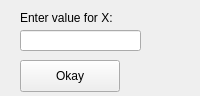
<?xml version="1.0" encoding="UTF-8"?>
<ui version="4.0">
 <class>Form</class>
 <widget class="QWidget" name="Form">
  <property name="geometry">
   <rect>
    <x>0</x>
    <y>0</y>
    <width>200</width>
    <height>96</height>
   </rect>
  </property>
  <property name="minimumSize">
   <size>
    <width>200</width>
    <height>96</height>
   </size>
  </property>
  <property name="maximumSize">
   <size>
    <width>200</width>
    <height>96</height>
   </size>
  </property>
  <property name="windowTitle">
   <string>Form</string>
  </property>
  <widget class="QLineEdit" name="lineEdit">
   <property name="geometry">
    <rect>
     <x>20</x>
     <y>30</y>
     <width>121</width>
     <height>21</height>
    </rect>
   </property>
  </widget>
  <widget class="QLabel" name="label">
   <property name="geometry">
    <rect>
     <x>20</x>
     <y>10</y>
     <width>111</width>
     <height>16</height>
    </rect>
   </property>
   <property name="text">
    <string>Enter value for X:</string>
   </property>
  </widget>
  <widget class="QPushButton" name="pushButton">
   <property name="geometry">
    <rect>
     <x>20</x>
     <y>60</y>
     <width>100</width>
     <height>32</height>
    </rect>
   </property>
   <property name="text">
    <string>Okay</string>
   </property>
  </widget>
 </widget>
 <resources/>
 <connections/>
</ui>
